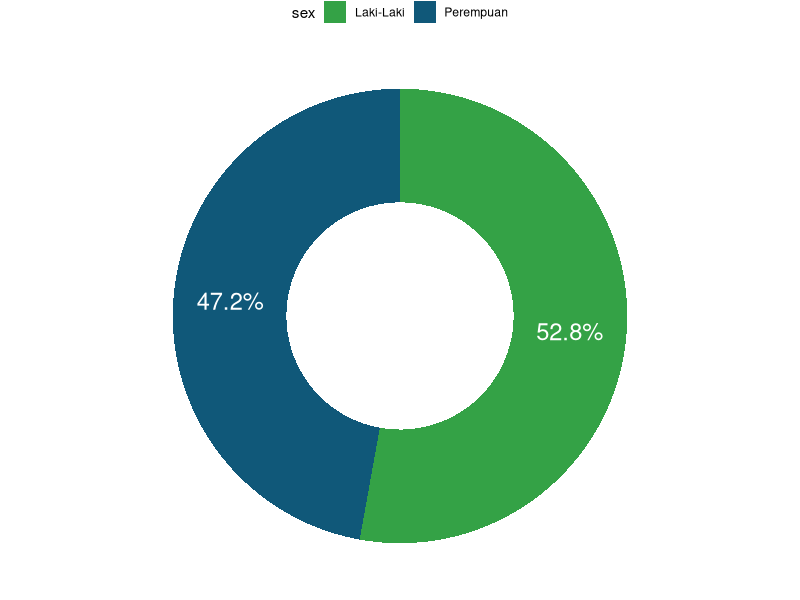
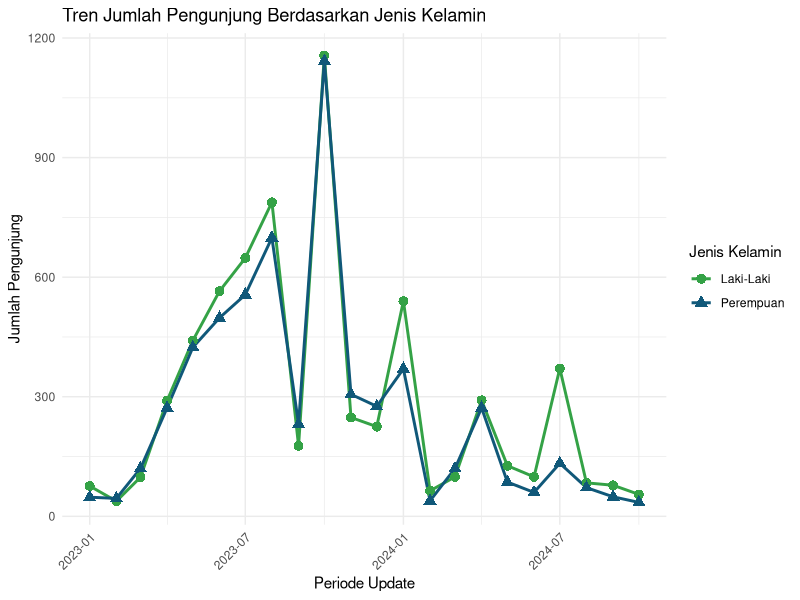

These charts were generated, in order, by the following R code:
library(readxl)
library(dplyr)
library(tidyr)
library(ggplot2)
library(lubridate)

dfn <- read_excel("Jumlah Pengunjung yang Memberi.xlsx")
dfn <- dfn %>%
  mutate(across(cukup, ~replace(., is.na(.), 0)))
df_long <- dfn %>%
  pivot_longer(cols = c(sangatpuas, puas, cukup, tidakpuas, sangattidakpuas),
               names_to = "Kategori", values_to = "Jumlah") %>%
  group_by(sex, Kategori) %>%
  summarise(Jumlah = sum(Jumlah), .groups = "drop")
df_long$Kategori <- factor(df_long$Kategori, levels = c("sangatpuas", "puas", "cukup", "tidakpuas", "sangattidakpuas"))

plot1 <- ggplot(df_long, aes(x = Kategori, y = Jumlah, fill = sex)) +
  geom_bar(stat = "identity", position = "dodge") +  
  geom_text(aes(label = Jumlah), position = position_dodge(width = 0.9), vjust = -0.5, size = 3) +  
  labs(title = "Jumlah Pengunjung Berdasarkan Kategori Penilaian dan Jenis Kelamin",
       x = "Kategori Penilaian", y = "Jumlah Pengunjung") +
  scale_fill_manual(values = c("Laki-Laki" = "#34a246", "Perempuan" = "#105879")) +  
  theme_minimal() +  
  theme(
    plot.title = element_text(size = 14, face = "bold", hjust = 0.5),
    axis.text.x = element_text(angle = 45, hjust = 1)
  )+annotate("text", x = 3, y = max(df_long$Jumlah) * 0.75, label = "Tingkat Kepuasan Mencapai 98%", color = "black", 
             size = 5, fontface = "bold", hjust = 0.5, vjust = 0.5)

total_pengunjung <- sum(df_long$Jumlah)
sangatpuas_puas <- df_long %>%
  filter(Kategori %in% c("sangatpuas", "puas")) %>%
  summarise(total_sangatpuas_puas = sum(Jumlah))
persentase <- (sangatpuas_puas$total_sangatpuas_puas / total_pengunjung) * 100
round(persentase, 1)

############
dd <- paste("Januari","2023", sep = " ")
dfnn <- dfn %>% filter(periode_update==dd)
dfn2023 <- dfn %>% filter(Tahun==2023)
dfn2024 <- dfn %>% filter(Tahun==2024)


###############
# Menghitung jumlah total berdasarkan jenis kelamin
df_sex <- df_long %>%
  group_by(sex) %>%
  summarise(total = sum(Jumlah))
# Compute percentages
df_sex$fraction <-  df_sex$total / sum(df_sex$total)
df_sex$ymax = cumsum(df_sex$fraction)
df_sex$ymin = c(0, head(df_sex$ymax, n=-1))
custom_colors <- c("Laki-Laki" = "#34a246", "Perempuan" = "#105879")
# Make the plot
ggplot(df_sex, aes(ymax = ymax, ymin = ymin, xmax = 4, xmin = 3, fill = sex)) +
  geom_rect() +
  coord_polar(theta = "y") +  # Convert to pie chart
  xlim(c(2, 4)) +  # Create space in the center for donut effect
  scale_fill_manual(values = custom_colors) +  # Set custom colors
  theme_void() +
  theme(legend.position = "top") +
  # Add percentage labels
  geom_text(aes(x = 3.5, y = (ymax + ymin) / 2, label = paste0(round(fraction * 100, 1), "%")),
            color = "white", size = 6)


###############

month_map <- c("Januari" = "January", "Februari" = "February", "Maret" = "March", "April" = "April", "Mei" = "May",
               "Juni" = "June", "Juli" = "July", "Agustus" = "August", "September" = "September", "Oktober" = "October",
               "November" = "November", "Desember" = "December")

# Process and calculate total visitors
dfnp <- dfn %>%
  mutate(Bulan = recode(Bulan, !!!month_map)) %>% 
  mutate(periode_update = dmy(paste("01", Bulan," ",Tahun))) %>%  # Convert to Date format# Recode month names
  arrange(periode_update)  # Arrange by date

# Summarize total visitors
df_total <- dfnp %>%
  mutate(total_visitors = sangatpuas + puas + tidakpuas + sangattidakpuas + cukup) %>%  # Calculate total visitors
  select(periode_update, sex, total_visitors)

# Create the line chart
ggplot(df_total, aes(x = periode_update, y = total_visitors, color = sex, group = sex)) +
  geom_line(size = 1) +
  geom_point(aes(shape = sex), size = 3) +
  labs(
    title = "Tren Jumlah Pengunjung Berdasarkan Jenis Kelamin",
    x = "Periode Update",
    y = "Jumlah Pengunjung",
    color = "Jenis Kelamin",
    shape = "Jenis Kelamin"
  ) +
  theme_minimal() +
  theme(axis.text.x = element_text(angle = 45, hjust = 1)) +
  scale_color_manual(values = c("Laki-Laki" = "#34a246", "Perempuan" = "#105879")) +
  scale_shape_manual(values = c(16, 17))  # Different shapes for the sexes
